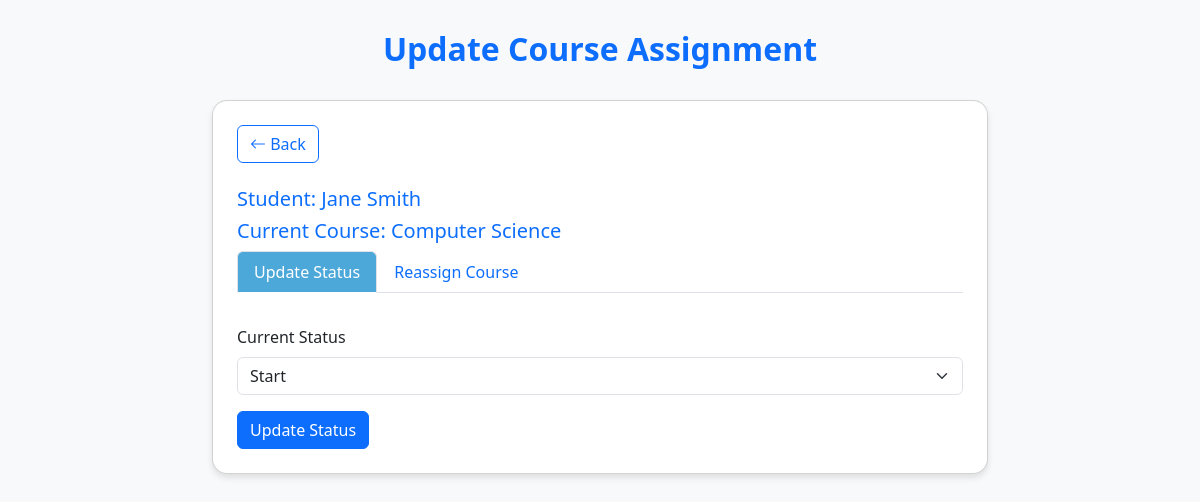
Screenshot of /update_student_courses.php?student_id=2&course_id=1 (signed in) with the database file from the repository.
### tables this page shows
CREATE TABLE IF NOT EXISTS `student_courses` (
  `student_course_id` int(11) NOT NULL AUTO_INCREMENT,
  `student_id` int(11) NOT NULL,
  `course_id` int(11) NOT NULL,
  `status` enum('start','in-progress','ended') DEFAULT NULL,
  PRIMARY KEY (`student_course_id`),
  KEY `student_id` (`student_id`),
  KEY `course_id` (`course_id`)
);

CREATE TABLE IF NOT EXISTS `students` (
  `student_id` int(11) NOT NULL AUTO_INCREMENT,
  `user_id` int(11) NOT NULL,
  `name` varchar(100) NOT NULL,
  `email` varchar(100) NOT NULL,
  `phone` varchar(15) NOT NULL,
  `student_number` varchar(8) NOT NULL,
  `class_id` int(11) DEFAULT NULL,
  `department_id` int(11) NOT NULL,
  PRIMARY KEY (`student_id`),
  UNIQUE KEY `email` (`email`),
  UNIQUE KEY `index_number` (`student_number`),
  KEY `user_id` (`user_id`),
  KEY `class_id` (`class_id`),
  KEY `students_ibfk_3` (`department_id`)
);

CREATE TABLE IF NOT EXISTS `courses` (
  `course_id` int(11) NOT NULL AUTO_INCREMENT,
  `course_name` varchar(50) NOT NULL,
  `course_code` varchar(30) NOT NULL,
  `start_date` date DEFAULT NULL,
  `end_date` date DEFAULT NULL,
  PRIMARY KEY (`course_id`),
  UNIQUE KEY `course_code` (`course_code`)
);

### update_student_courses.php (the view, shortened to what this page needs)
<?php
include 'db_connect.php';
$student_id = $_GET['student_id'] ?? null;
$course_id = $_GET['course_id'] ?? null;
$current_assignment = [];
try {
$stmt = $conn->prepare("SELECT sc.*, s.name AS student_name, c.course_name, sc.status
                        FROM student_courses sc
                        JOIN students s ON sc.student_id = s.student_id
                        JOIN courses c ON sc.course_id = c.course_id
                        WHERE sc.student_id = ? AND sc.course_id = ?");
$stmt->bind_param('ii', $student_id, $course_id);
$stmt->execute();
$current_assignment = $stmt->get_result()->fetch_assoc();
} catch (Exception $e) {
    error_log("Error: " . $e->getMessage());
    $_SESSION['error'] = "Error loading data";
    header("Location: read_student_courses.php");
    exit();
}
?>
<!DOCTYPE html>
<html lang="en">
<head>
    <link href="https://cdn.jsdelivr.net/npm/bootstrap@5.3.0/dist/css/bootstrap.min.css" rel="stylesheet">
</head>
<body class="bg-light">
    <div class="container">
        <div class="row justify-content-center mb-4">
            <div class="col-auto">
                <h2 class="text-primary text-center display-7 fw-bold">Update Course Assignment</h2>
            </div>
        </div>
        <div class="card p-4">
            <div class="header-container mb-4">
                <a href="read_student_courses.php" class="btn btn-outline-primary">
                    <i class="bi bi-arrow-left"></i> Back
                </a>
            </div>
            <h5 class="text-primary display-7">Student: <?= htmlspecialchars($current_assignment['student_name']) ?></h5>
            <h5 class="text-primary display-7">Current Course: <?= htmlspecialchars($current_assignment['course_name']) ?></h5>
            <ul class="nav nav-tabs" id="myTab" role="tablist">
                <li class="nav-item" role="presentation">
                    <button class="nav-link active" id="status-tab" data-bs-toggle="tab" data-bs-target="#status" type="button" role="tab" aria-controls="status" aria-selected="true">Update Status</button>
                </li>
                <li class="nav-item" role="presentation">
                    <button class="nav-link" id="reassign-tab" data-bs-toggle="tab" data-bs-target="#reassign" type="button" role="tab" aria-controls="reassign" aria-selected="false">Reassign Course</button>
                </li>
            </ul>
            <div class="tab-content mt-3" id="myTabContent">
                <div class="tab-pane fade show active" id="status" role="tabpanel">
                    <form method="POST" class="mt-3">
                        <div class="mb-3">
                            <label class="form-label">Current Status</label>
                            <select name="status" class="form-select" required>
                                <option value="start" <?= $current_assignment['status'] === 'start' ? 'selected' : '' ?>>Start</option>
                            </select>
                        </div>
                        <button type="submit" name="update_status" class="btn btn-primary">
                            Update Status
                        </button>
                    </form>
                </div>
            </div>
        </div>
    </div>
    <link rel="stylesheet" href="https://cdn.jsdelivr.net/npm/bootstrap-icons@1.11.0/font/bootstrap-icons.css">
</body>
</html>

### update_student_courses.php (style rules this page uses)
.container { max-width: 800px; margin-top: 30px; }
.card { border-radius: 15px; box-shadow: 0 4px 6px rgba(0,0,0,0.1); }
.nav-tabs .nav-link.active { background-color: #4da8da; color: white; }

### rows the page displays
student_courses: student.name "Jane Smith", course.course_name "Computer Science"
